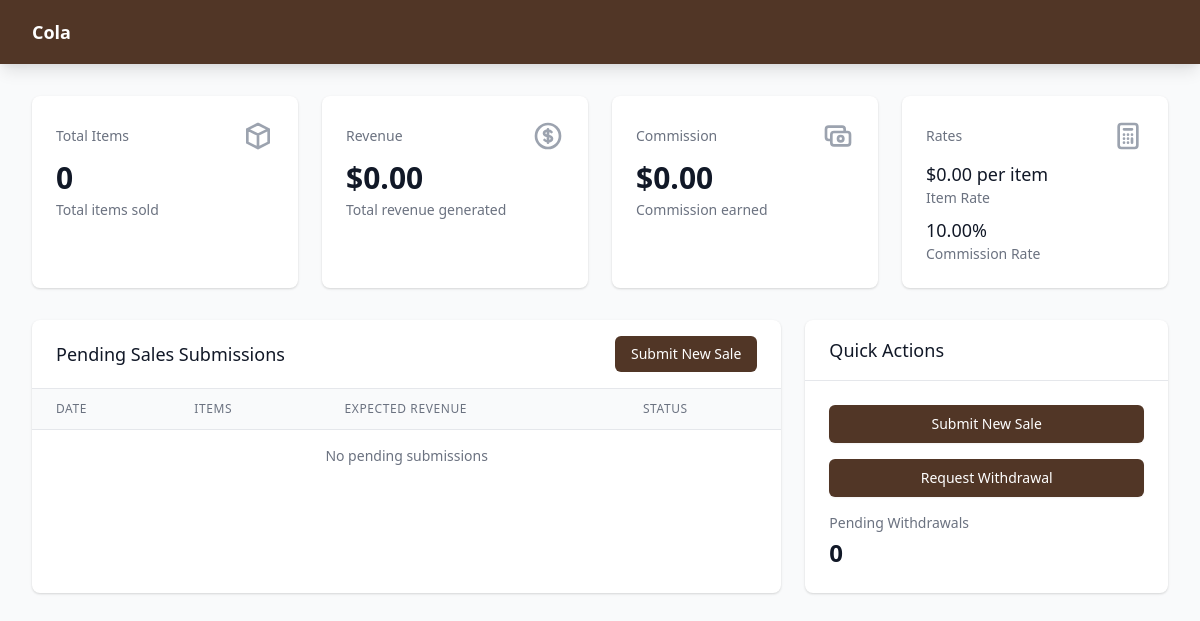
/vendor/dashboard/ (signed in), run on the app's committed database.
### vendor/models.py (models this page shows, shortened)
class VendorProfile(models.Model):
    PAYMENT_FREQUENCY_CHOICES = [
        ('WEEKLY', 'Weekly'),
        ('MONTHLY', 'Monthly'),
    ]
    user = models.OneToOneField(User, on_delete=models.CASCADE)
    business_name = models.CharField(max_length=200)
    address = models.TextField()
    phone = models.CharField(max_length=20)
    commission_rate = models.DecimalField(max_digits=5, decimal_places=2, default=10.00)
    item_rate = models.DecimalField(max_digits=10, decimal_places=2, default=0.00)  # Rate per item
    payment_frequency = models.CharField(
        max_length=10,
        choices=PAYMENT_FREQUENCY_CHOICES,
        default='MONTHLY'
    )
    is_approved = models.BooleanField(default=False)
    created_at = models.DateTimeField(auto_now_add=True)

### vendor/views.py (the view)
# urls.py: path('vendor/dashboard/', views.vendor_dashboard, name='vendor_dashboard'),
@login_required
def vendor_dashboard(request):
    vendor = VendorProfile.objects.get(user=request.user)
    sales = Sale.objects.filter(vendor=vendor)
    total_items = sales.aggregate(Sum('items_sold'))['items_sold__sum'] or 0
    total_revenue = sales.aggregate(Sum('amount'))['amount__sum'] or 0
    total_commission = sales.aggregate(Sum('commission_amount'))['commission_amount__sum'] or 0
    pending_submissions = SaleSubmission.objects.filter(
        vendor=vendor,
        status='PENDING'
    ).order_by('-submitted_at')
    recent_sales = sales.order_by('-created_at')[:10]
    pending_withdrawals = CommissionWithdrawal.objects.filter(
        vendor=vendor,
        status='PENDING'
    ).count()
    context = {
        'vendor': vendor,
        'total_items': total_items,
        'total_revenue': total_revenue,
        'total_commission': total_commission,
        'pending_submissions': pending_submissions,
        'recent_sales': recent_sales,
        'pending_withdrawals': pending_withdrawals,
    }
    return render(request, 'vendor_dash.html', context)

### templates/vendor_dash.html (shortened to what this page needs)
<!DOCTYPE html>
<html lang="en">
<head>
    <link href="https://cdnjs.cloudflare.com/ajax/libs/tailwindcss/2.2.19/tailwind.min.css" rel="stylesheet">
</head>
<body class="bg-gray-50">
    <nav class="custom-brown shadow-lg">
        <div class="max-w-7xl mx-auto px-4 sm:px-6 lg:px-8">
            <div class="flex justify-between h-16">
                <div class="flex items-center">
                    <span class="text-white text-lg font-semibold">{{ vendor.business_name }}</span>
                </div>
            </div>
        </div>
    </nav>
    <div class="max-w-7xl mx-auto px-4 sm:px-6 lg:px-8 py-8">
        <div class="grid grid-cols-1 md:grid-cols-4 gap-6 mb-8">
            <div class="bg-white rounded-lg shadow p-6">
                <div class="flex items-center justify-between">
                    <h3 class="text-gray-500 text-sm font-medium">Total Items</h3>
                    <svg class="h-8 w-8 text-gray-400" fill="none" stroke="currentColor" viewBox="0 0 24 24">
                        <path stroke-linecap="round" stroke-linejoin="round" stroke-width="2" d="M20 7l-8-4-8 4m16 0l-8 4m8-4v10l-8 4m0-10L4 7m8 4v10M4 7v10l8 4"></path>
                    </svg>
                </div>
                <p class="mt-2 text-3xl font-semibold text-gray-900">{{ total_items }}</p>
                <div class="mt-1 text-sm text-gray-500">Total items sold</div>
            </div>
            <div class="bg-white rounded-lg shadow p-6">
                <div class="flex items-center justify-between">
                    <h3 class="text-gray-500 text-sm font-medium">Revenue</h3>
                </div>
                <p class="mt-2 text-3xl font-semibold text-gray-900">${{ total_revenue|floatformat:2 }}</p>
                <div class="mt-1 text-sm text-gray-500">Total revenue generated</div>
            </div>
            <div class="bg-white rounded-lg shadow p-6">
                <div class="flex items-center justify-between">
                    <h3 class="text-gray-500 text-sm font-medium">Commission</h3>
                </div>
                <p class="mt-2 text-3xl font-semibold text-gray-900">${{ total_commission|floatformat:2 }}</p>
                <div class="mt-1 text-sm text-gray-500">Commission earned</div>
            </div>
            <div class="bg-white rounded-lg shadow p-6">
                <div class="flex items-center justify-between">
                    <h3 class="text-gray-500 text-sm font-medium">Rates</h3>
                </div>
                <div class="mt-2">
                    <p class="text-lg font-medium text-gray-900">${{ vendor.item_rate }} per item</p>
                    <p class="text-sm text-gray-500">Item Rate</p>
                </div>
                <div class="mt-2">
                    <p class="text-lg font-medium text-gray-900">{{ vendor.commission_rate }}%</p>
                    <p class="text-sm text-gray-500">Commission Rate</p>
                </div>
            </div>
        </div>
        <div class="grid grid-cols-1 lg:grid-cols-3 gap-6">
            <div class="lg:col-span-2 bg-white rounded-lg shadow">
                <div class="px-6 py-4 border-b border-gray-200 flex justify-between items-center">
                    <h2 class="text-lg font-medium text-gray-900">Pending Sales Submissions</h2>
                    <button onclick="location.href='#'"
                            class="px-4 py-2 text-sm font-medium text-white custom-brown rounded-md hover:opacity-90">
                        Submit New Sale
                    </button>
                </div>
                <div class="overflow-x-auto">
                    <table class="min-w-full divide-y divide-gray-200">
                        <thead class="bg-gray-50">
                            <tr>
                                <th class="px-6 py-3 text-left text-xs font-medium text-gray-500 uppercase tracking-wider">Date</th>
                                <th class="px-6 py-3 text-left text-xs font-medium text-gray-500 uppercase tracking-wider">Items</th>
                                <th class="px-6 py-3 text-left text-xs font-medium text-gray-500 uppercase tracking-wider">Expected Revenue</th>
                                <th class="px-6 py-3 text-left text-xs font-medium text-gray-500 uppercase tracking-wider">Status</th>
                            </tr>
                        </thead>
                        <tbody class="bg-white divide-y divide-gray-200">
                            {% for submission in pending_submissions %}
                            <tr>
                                <td class="px-6 py-4 whitespace-nowrap text-sm text-gray-900">{{ submission.submitted_at|date:"M d, Y" }}</td>
                                <td class="px-6 py-4 whitespace-nowrap text-sm text-gray-900">{{ submission.items_sold }}</td>
                                <td class="px-6 py-4 whitespace-nowrap text-sm text-gray-900">${{ submission.total_revenue|floatformat:2 }}</td>
                                <td class="px-6 py-4 whitespace-nowrap">
                                    <span class="px-2 inline-flex text-xs leading-5 font-semibold rounded-full bg-yellow-100 text-yellow-800">
                                        Pending
                                    </span>
                                </td>
                            </tr>
                            {% empty %}
                            <tr>
                                <td colspan="4" class="px-6 py-4 text-sm text-gray-500 text-center">No pending submissions</td>
                            </tr>
                            {% endfor %}
                        </tbody>
                    </table>
                </div>
            </div>
            <div class="bg-white rounded-lg shadow">
                <div class="px-6 py-4 border-b border-gray-200">
                    <h2 class="text-lg font-medium text-gray-900">Quick Actions</h2>
                </div>
                <div class="p-6">
                    <div class="space-y-4">
                        <button onclick="location.href='{% url 'submit_sales' %}'"
                                class="w-full flex justify-center py-2 px-4 border border-transparent rounded-md shadow-sm text-sm font-medium text-white custom-brown hover:opacity-90 focus:outline-none focus:ring-2 focus:ring-offset-2 focus:ring-brown-500">
                            Submit New Sale
                        </button>
                        <button onclick="location.href='{% url 'request_withdrawal' %}'"
                                class="w-full flex justify-center py-2 px-4 border border-transparent rounded-md shadow-sm text-sm font-medium text-white custom-brown hover:opacity-90 focus:outline-none focus:ring-2 focus:ring-offset-2 focus:ring-brown-500">
                            Request Withdrawal
                        </button>
                        <div class="mt-4">
                            <h3 class="text-sm font-medium text-gray-500">Pending Withdrawals</h3>
                            <p class="mt-1 text-2xl font-semibold text-gray-900">{{ pending_withdrawals }}</p>
                        </div>
                    </div>
                </div>
            </div>
        </div>
    </div>
</body>
</html>

### templates/vendor_dash.html (style rules this page uses)
.custom-brown { background-color: #513626; }

### data on the page
VendorProfile: business_name "Cola", item_rate "0.00", commission_rate "10.00"

### other printed values
{{ total_items }} "0"
{{ total_revenue|floatformat:2 }} "0.00"
{{ total_commission|floatformat:2 }} "0.00"
{{ pending_withdrawals }} "0"
